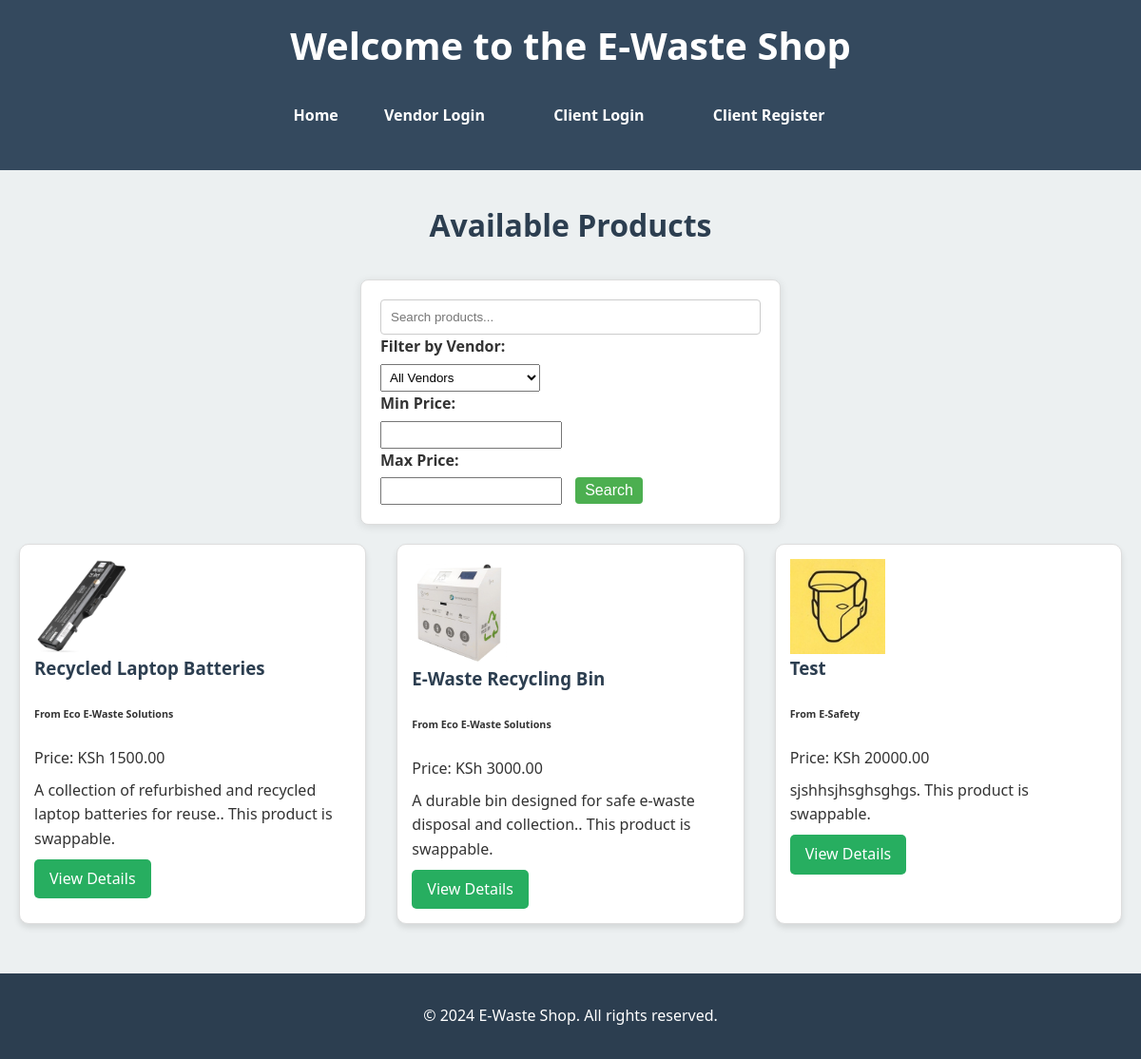
The page / on the database its author committed.
### E_Waste_App/models.py (models this page shows, shortened)
class Product(models.Model):
    name = models.CharField(max_length=255)
    description = models.TextField()
    price = models.DecimalField(max_digits=10, decimal_places=2)
    image = models.ImageField(upload_to='product_images/', blank=True, null=True)
    vendor = models.ForeignKey('Vendor', on_delete=models.CASCADE)
    status = models.CharField(max_length=20, default='Availble')

class Vendor(models.Model):
    user = models.OneToOneField(User, on_delete=models.CASCADE)
    company_name = models.CharField(max_length=255)
    address = models.TextField()
    contact_number = models.CharField(max_length=15)
    messages = GenericRelation(Message, content_type_field='sender_content_type', object_id_field='sender_object_id', related_query_name='vendor')

### E_Waste_App/views.py (the view)
# urls.py: 2. Add a URL to urlpatterns:  path('', views.home, name='home')
def home(request):
    search_query = request.GET.get('q', '')  # Search query (optional)
    filter_vendor = request.GET.get('vendor', '')  # Vendor filter (optional)
    min_price = request.GET.get('min_price', '')  # Minimum price filter (optional)
    max_price = request.GET.get('max_price', '')  # Maximum price filter (optional)
    products = Product.objects.exclude(status='Sold')
    vendors = Vendor.objects.all()
    if search_query:
        products = products.filter(
            Q(name__icontains=search_query) | Q(description__icontains=search_query)
        )
    if filter_vendor:
        products = products.filter(vendor__id=filter_vendor)
    if min_price:
        products = products.filter(price__gte=min_price)
    if max_price:
        products = products.filter(price__lte=max_price)
    context = {
        'MEDIA_URL': settings.MEDIA_URL,
        'products': products,
        'search_query': search_query,
        'filter_vendor': filter_vendor,
        'min_price': min_price,
        'max_price': max_price,
        'vendors': vendors,
    }
    return render(request, 'home.html', context)

### E_Waste_App/templates/home.html (shortened to what this page needs)
{% load static %}
<!DOCTYPE html>
<html lang="en">
<head>
    <link rel="stylesheet" href="{% static 'style.css' %}">
</head>
<body>
    <header>
        <h1>Welcome to the E-Waste Shop</h1>
        <nav>
            <ul>
                <li><a href="{% url 'home' %}">Home</a></li>
                <li><a href="{% url 'vendor_login' %}" class="btn">Vendor Login</a></li>
                <li><a href="{% url 'client_login' %}" class="btn">Client Login</a></li>
                <li><a href="{% url 'client_signup' %}" class="btn">Client Register</a></li>
            </ul>
        </nav>
    </header>
    <main>
        <section class="product-list">
            <h2>Available Products</h2>
<form method="GET" action="" style="width: 100%;">
    <input type="text" name="q" placeholder="Search products..." value="{{ search_query }}" />
    <label for="vendor">Filter by Vendor:</label>
    <select name="vendor" id="vendor">
        <option value="">All Vendors</option>
    </select>
    <label for="min_price">Min Price:</label>
    <input type="number" name="min_price" value="{{ min_price }}" step="0.01" />
    <label for="max_price">Max Price:</label>
    <input type="number" name="max_price" value="{{ max_price }}" step="0.01" />
    <button type="submit">Search</button>
</form>
            <div class="products">
                {% for product in products %}
                    <div class="product">
                        <img src="{{MEDIA_URL}}{{ product.image }}" alt="{{ product.name }}">
                        <h3>{{ product.name }}</h3>
                        <h6>From {{ product.vendor.company_name }}</h6>
                        <p>Price: KSh {{ product.price }}</p>
                        <p>{{ product.description }}. This product is swappable.</p>
                        <a href="{% url 'product_detail' product.id %}">View Details</a>
                    </div>
                {% empty %}
                    <p>No products available.</p>
                {% endfor %}
            </div>
        </section>
    </main>
    <footer>
        <p>&copy; 2024 E-Waste Shop. All rights reserved.</p>
    </footer>
</body>
</html>

### E_Waste_App/static/style.css (style rules this page uses)
:root { --primary-color: #2c3e50; --secondary-color: #27ae60; --background-color: #ecf0f1; --text-color: #333; --header-bg: #34495e; --footer-bg: #2c3e50; }
body { font-family: 'Segoe UI', Tahoma, Geneva, Verdana, sans-serif; background-color: var(--background-color); color: var(--text-color); line-height: 1.6; margin: 0; padding: 0; }
header { background-color: var(--header-bg); color: white; padding: 1rem 0; text-align: center; }
header h1 { margin: 0; font-size: 2.5rem; }
nav ul { list-style-type: none; padding: 0; }
nav ul li { display: inline; margin: 0 10px; }
nav ul li a { color: white; text-decoration: none; font-weight: bold; transition: color 0.3s ease; }
main { max-width: 1200px; margin: 2rem auto; padding: 0 20px; }
.product-list h2 { text-align: center; color: var(--primary-color); font-size: 2rem; margin-bottom: 2rem; }
.products { display: grid; grid-template-columns: repeat(auto-fit, minmax(250px, 1fr)); gap: 2rem; }
.product { background: white; border-radius: 10px; box-shadow: 0 4px 6px rgba(0, 0, 0, 0.1); overflow: hidden; transition: transform 0.3s ease, box-shadow 0.3s ease; }
.product img { width: 100%; height: 200px; object-fit: cover; }
.product h3 { color: var(--primary-color); margin-top: 0; }
.product p { margin: 0.5rem 0; }
.product a { display: inline-block; background-color: var(--secondary-color); color: white; padding: 0.5rem 1rem; text-decoration: none; border-radius: 5px; transition: background-color 0.3s ease; }
footer { background-color: var(--footer-bg); color: white; text-align: center; padding: 1rem 0; position: relative; bottom: 0; width: 100%; }
form { background-color: #ffffff; border: 1px solid #ddd; border-radius: 8px; padding: 20px; box-shadow: 0 2px 10px rgba(0, 0, 0, 0.1); margin: 20px auto; max-width: 400px; }
form label { display: block; margin-bottom: 5px; font-weight: bold; }
form input[type="text"], form input[type="password"], form input[type="email"], form input[type="file"] { width: 100%; padding: 10px; border: 1px solid #ccc; border-radius: 4px; box-sizing: border-box; transition: border-color 0.3s; }
form button { background-color: #35424a; color: #ffffff; padding: 10px 15px; border: none; border-radius: 4px; cursor: pointer; font-size: 16px; transition: background-color 0.3s; }
.btn { display: inline-block; padding: 0.8rem 1.5rem; font-size: 1rem; text-align: center; text-decoration: none; border-radius: 5px; transition: all 0.3s ease; cursor: pointer; }
form { margin-bottom: 20px; }
form input, form select { margin-right: 10px; padding: 5px; }
button[type="submit"] { padding: 5px 10px; background-color: #4CAF50; color: white; border: none; cursor: pointer; }
.product { border: 1px solid #ddd; padding: 15px; margin-bottom: 20px; }
.product img { max-width: 100px; height: auto; display: block; }

### rows shown on the page
Product: image (picture), name "Recycled Laptop Batteries", vendor.company_name "Eco E-Waste Solutions", price "1500.00", description "A collection of refurbished and recycled laptop batteries for reuse."
Product: image (picture), name "E-Waste Recycling Bin", vendor.company_name "Eco E-Waste Solutions", price "3000.00", description "A durable bin designed for safe e-waste disposal and collection."
Product: image (picture), name "Test", vendor.company_name "E-Safety", price "20000.00", description "sjshhsjhsghsghgs"
